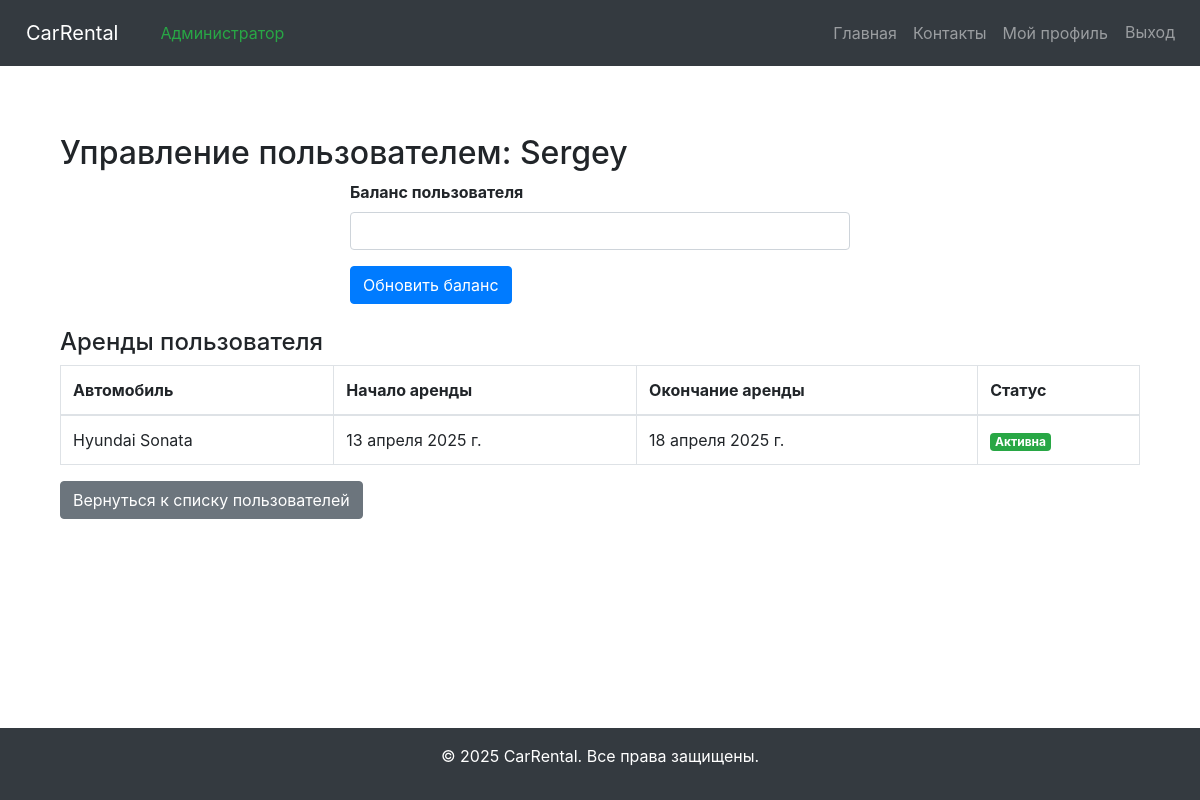
The page /users/manage/5/ (signed in) on the database as committed earlier.
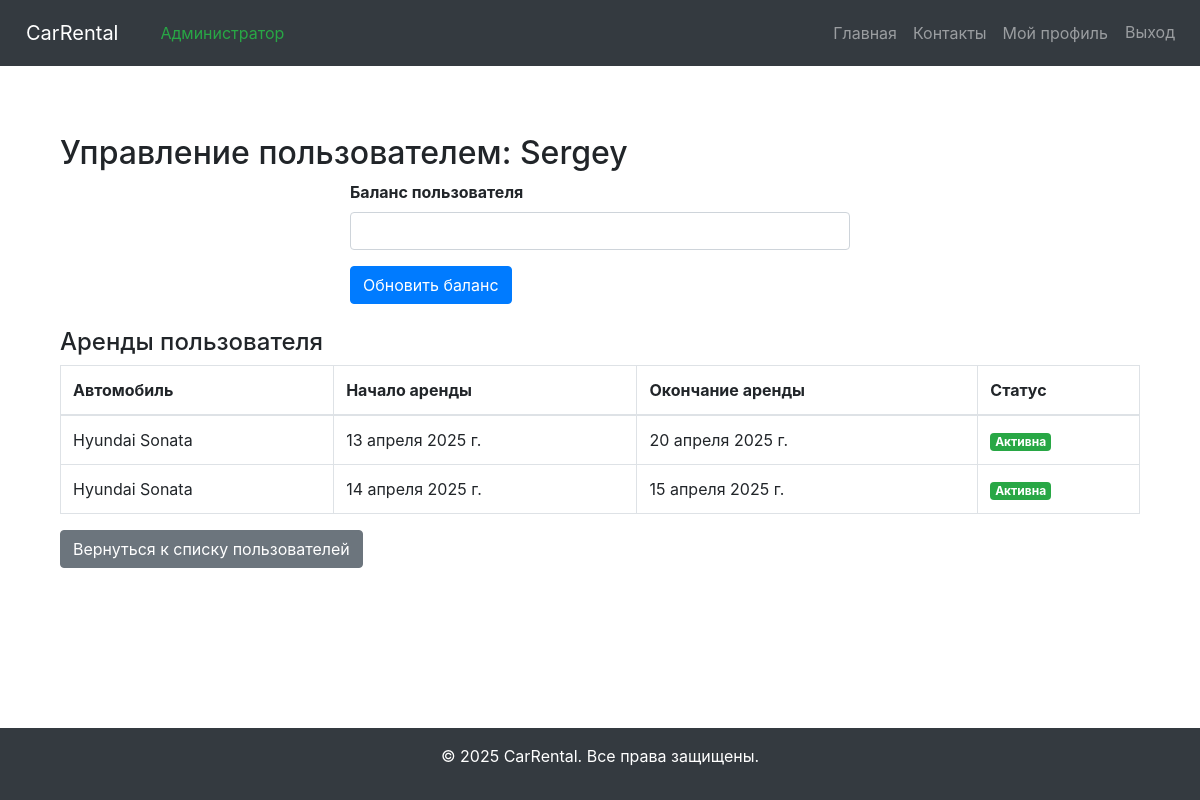
The same page on the database as committed later.
### cars/models.py (models this page shows, shortened)
class Rental(models.Model):
    user = models.ForeignKey(settings.AUTH_USER_MODEL, on_delete=models.CASCADE)
    car = models.ForeignKey('Car', on_delete=models.CASCADE)
    start_date = models.DateField(null=True, blank=True)
    end_date = models.DateField(null=True, blank=True)
    created_at = models.DateTimeField(auto_now_add=True)

class Car(models.Model):
    name = models.CharField(max_length=100)
    description = models.TextField(blank=True)
    price_per_day = models.DecimalField(max_digits=10, decimal_places=2)
    car_types = models.ManyToManyField(CarType)
    year = models.PositiveIntegerField(default=2010)
    available = models.BooleanField(default=True)
    image = models.ImageField(upload_to='cars/', null=True, blank=True)
    created_at = models.DateTimeField(auto_now_add=True)
    status = models.CharField(max_length=20, choices=STATUS_CHOICES, default='Доступен')
    unavailable_until = models.DateField(null=True, blank=True)

### users/views.py (the view, shortened to what this page needs)
# urls.py: path('manage/<int:user_id>/', views.manage_user, name='manage_user'),
@login_required
@user_passes_test(lambda u: u.is_staff)
def manage_user(request, user_id):
    user_to_manage = get_object_or_404(CustomUser, id=user_id)
    user_rentals = Rental.objects.filter(user=user_to_manage).select_related('car')
    return render(request, 'users/manage_user.html', {
        'target_user': user_to_manage,
        'user_rentals': user_rentals,
    })

### templates/users/manage_user.html (shortened to what this page needs)
{% extends 'base.html' %}
{% block content %}
<div class="container mt-4">
    <h2>Управление пользователем: {{ target_user.username }}</h2>
    <form method="POST">
        <div class="mb-3">
            <label for="balance" class="form-label">Баланс пользователя</label>
            <input type="number" step="0.01" class="form-control" id="balance" name="balance" value="{{ target_user.balance }}">
        </div>
        <button type="submit" class="btn btn-primary">Обновить баланс</button>
    </form>
    <h4 class="mt-4">Аренды пользователя</h4>
    {% if user_rentals %}
        <table class="table table-bordered">
            <thead>
                <tr>
                    <th>Автомобиль</th>
                    <th>Начало аренды</th>
                    <th>Окончание аренды</th>
                    <th>Статус</th>
                </tr>
            </thead>
            <tbody>
                {% for rental in user_rentals %}
                <tr>
                    <td>{{ rental.car.name }}</td>
                    <td>{{ rental.start_date }}</td>
                    <td>{{ rental.end_date }}</td>
                    <td>
                        {% if rental.end_date and rental.end_date < today %}
                            <span class="badge bg-secondary">Завершена</span>
                        {% else %}
                            <span class="badge bg-success">Активна</span>
                        {% endif %}
                    </td>
                </tr>
                {% endfor %}
            </tbody>
        </table>
    {% else %}
        <p>У пользователя нет активных или завершённых аренд.</p>
    {% endif %}
    <div class="mt-3">
        <a href="{% url 'users:profile' %}" class="btn btn-secondary">Вернуться к списку пользователей</a>
    </div>
</div>
{% endblock %}

Rows that differ between the two databases and show on the page:
changed Rental: end_date "18 апреля 2025 г." → "20 апреля 2025 г."
added Rental: car.name "Hyundai Sonata", start_date "14 апреля 2025 г.", end_date "15 апреля 2025 г.", shows "Активна"
